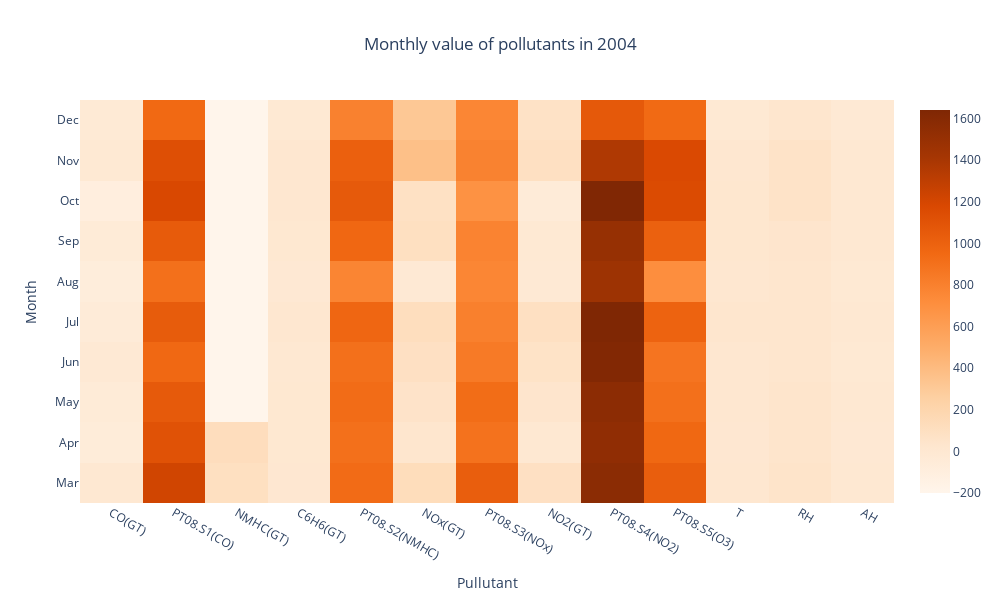

Notebook code for this chart:
### Code cell
heatmap = go.Heatmap(z=ave.values,x=ave.columns,y=ave.index,colorscale='Oranges', showscale=True, hoverongaps=True)
layout = go.Layout(title='Monthly value of pollutants in 2004',title_x=0.5,xaxis=dict(title='Pullutant'),yaxis=dict(title='Month'),width=1000,height=600)
fig = go.Figure(data=[heatmap],layout=layout)
fig.show()

### Figure 1 — Plotly figure (JSON) as saved in the notebook; plotly's stock layout.template omitted (floating-point values rounded to 4 significant figures; data arrays with more than 128 entries replaced by an {"elided": "..."} marker saying what was removed)
{"data": [{"colorscale": [[0, "rgb(255,245,235)"], [0.125, "rgb(254,230,206)"], [0.25, "rgb(253,208,162)"], [0.375, "rgb(253,174,107)"], [0.5, "rgb(253,141,60)"], [0.625, "rgb(241,105,19)"], [0.75, "rgb(217,72,1)"], [0.875, "rgb(166,54,3)"], [1, "rgb(127,39,4)"]], "hoverongaps": true, "showscale": true, "type": "heatmap", "x": ["CO(GT)", "PT08.S1(CO)", "NMHC(GT)", "C6H6(GT)", "PT08.S2(NMHC)", "NOx(GT)", "PT08.S3(NOx)", "NO2(GT)", "PT08.S4(NO2)", "PT08.S5(O3)", "T", "RH", "AH"], "y": ["Mar", "Apr", "May", "Jun", "Jul", "Aug", "Sep", "Oct", "Nov", "Dec"], "z": {"elided": "10x13 float values"}}], "layout": {"height": 600, "title": {"text": "Monthly value of pollutants in 2004", "x": 0.5}, "width": 1000, "xaxis": {"title": {"text": "Pullutant"}}, "yaxis": {"title": {"text": "Month"}}}}
